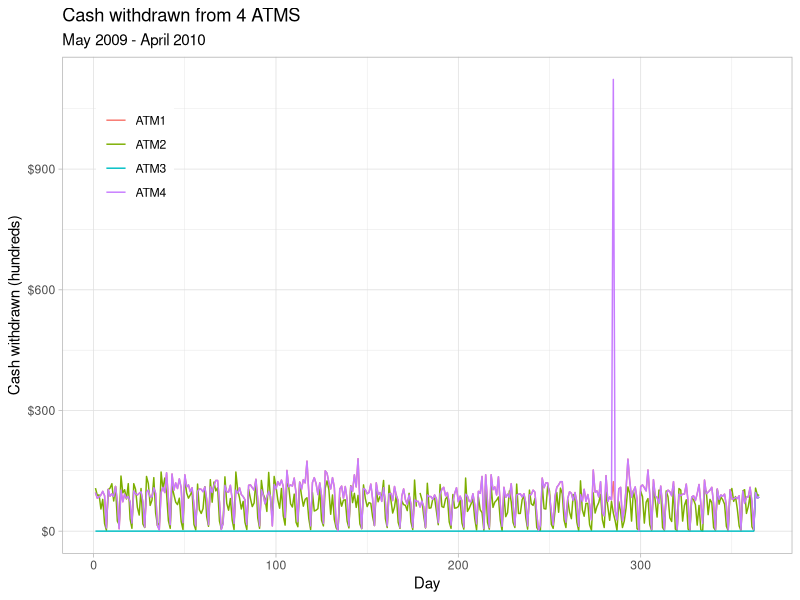
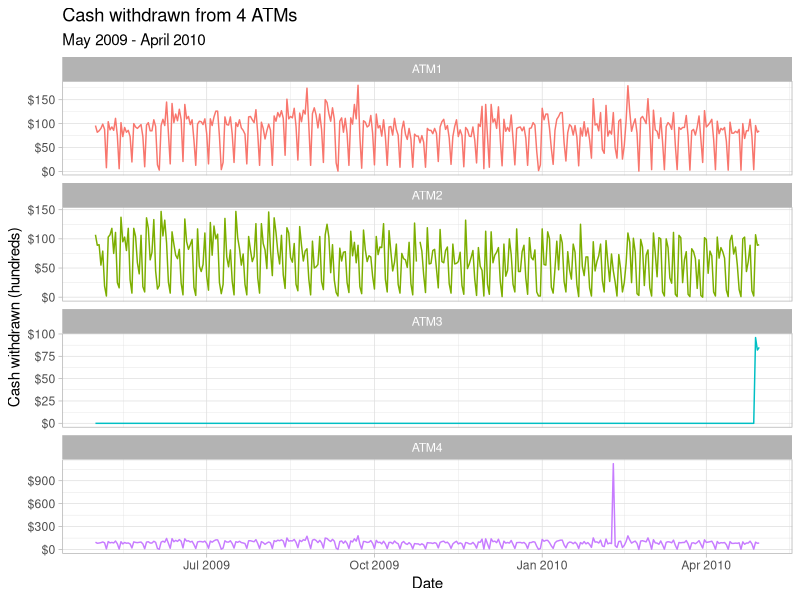
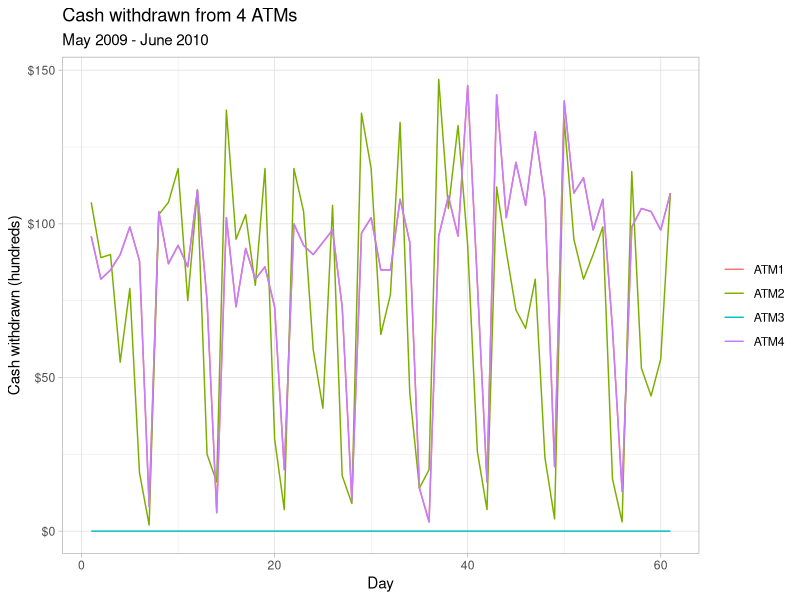
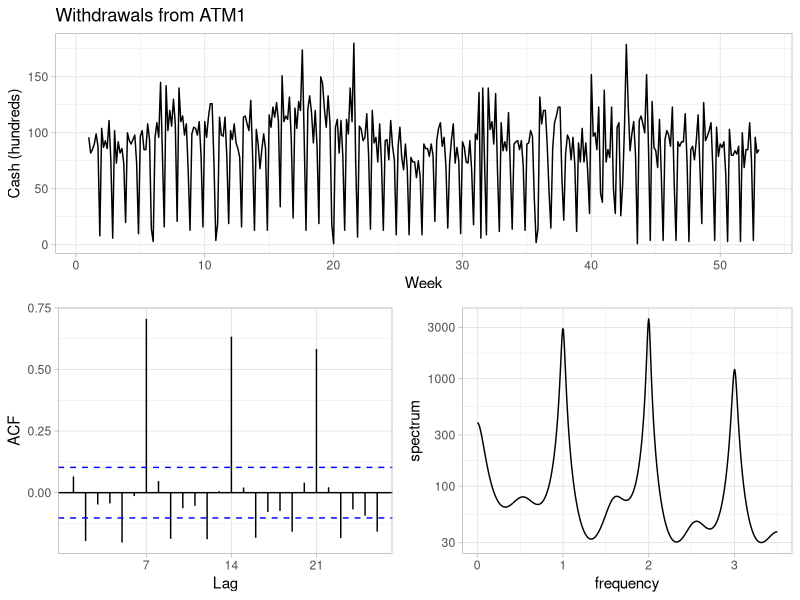
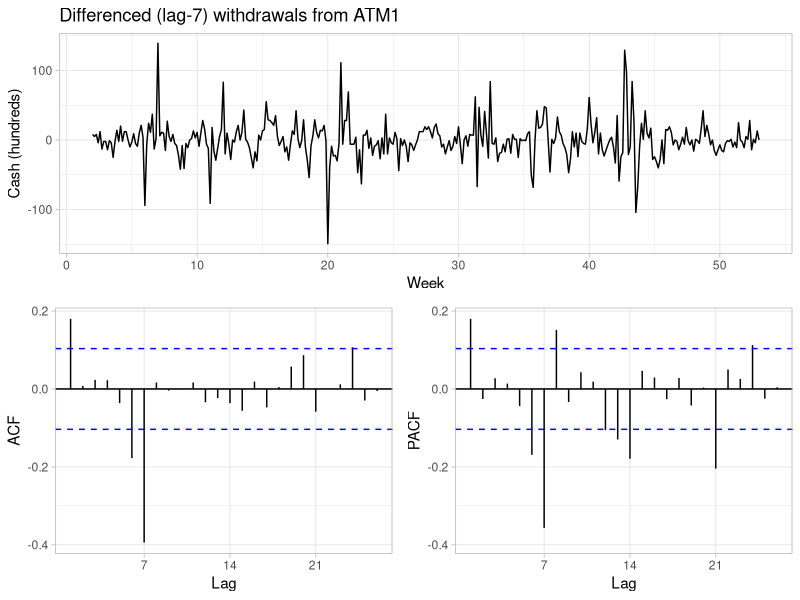
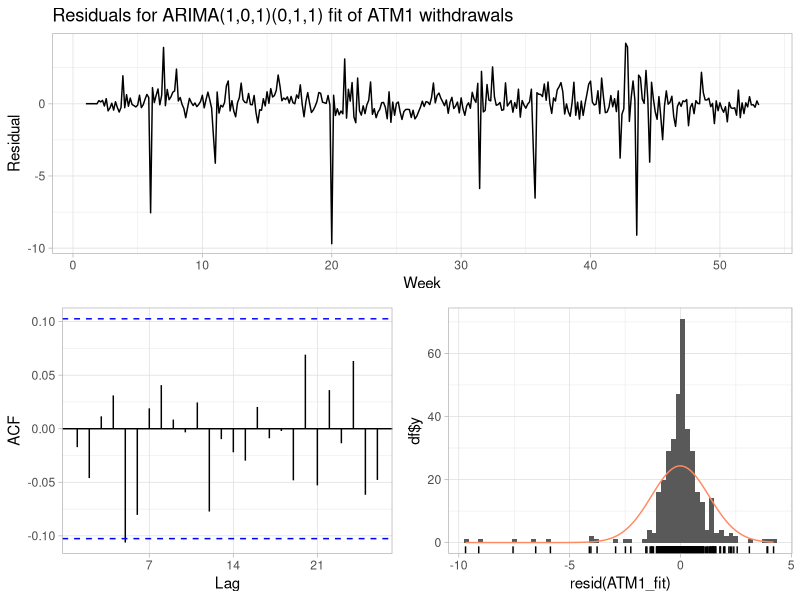
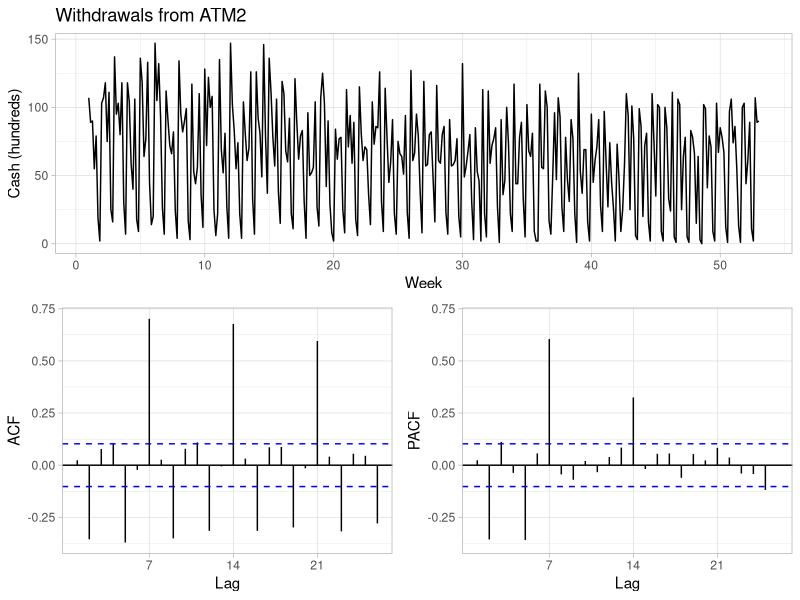
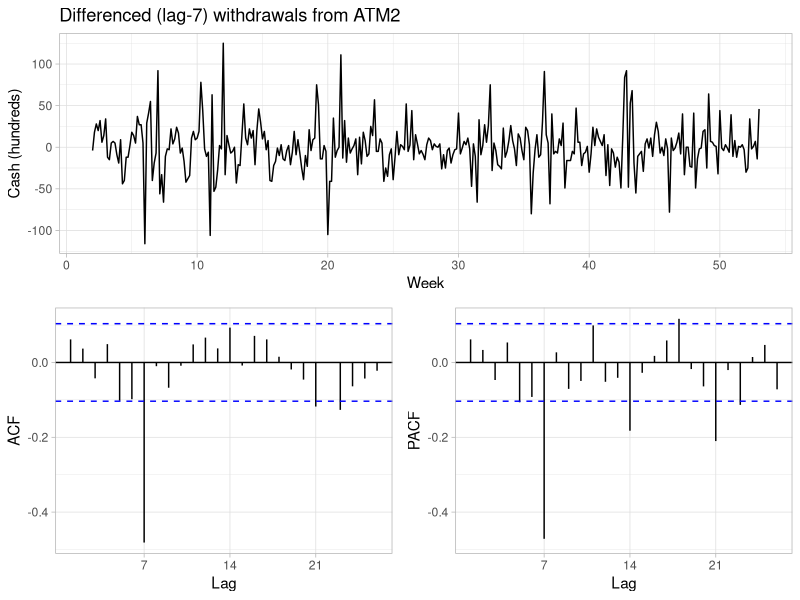

The R source for these figures, in order:
## ---- chunk 1
knitr::opts_chunk$set(echo = TRUE, comment = NA, warning = FALSE, message = FALSE,
                      fig.align = "center")
## ---- chunk 2
library(tidyverse)
library(scales)
theme_set(theme_light())
## ---- chunk 3
# read in data
library(readxl)
ATM_df <- read_excel("data/ATM624Data.xlsx")
# drop missing columns, convert each ATM to column, fix date column
ATM_df <- ATM_df %>%
  drop_na() %>%
  spread(ATM, Cash) %>% 
  mutate(DATE = as.Date(DATE, origin = "1899-12-30")) # in Excel, 1 == 1/1/1900
# convert to timeseries
ATM_ts <- ts(ATM_df %>% select(-DATE))
## ---- chunk 4
library(forecast) # to plot ts objects
autoplot(ATM_ts) +
  labs(title = "Cash withdrawn from 4 ATMS",
       subtitle = "May 2009 - April 2010",
       x = "Day") +
  scale_y_continuous("Cash withdrawn (hundreds)", labels = dollar) +
  scale_color_discrete(NULL) +
  theme(legend.position = c(0.1, 0.8))
## ---- chunk 5
# convert df back to tidy format for faceted plotting
ATM_df %>% gather(ATM, Cash, -DATE) %>% 
  # plot
  ggplot(aes(x = DATE, y = Cash, col = ATM)) +
  geom_line(show.legend = FALSE) +
  facet_wrap(~ ATM, ncol = 1, scales = "free_y") +
  labs(title = "Cash withdrawn from 4 ATMs",
       subtitle = "May 2009 - April 2010",
       x = "Date") +
  scale_y_continuous("Cash withdrawn (hundreds)", labels = dollar)
## ---- chunk 6
# create ts objects for ATM1 & ATM2
ATM1 <- ATM_ts[, "ATM1"]
ATM2 <- ATM_ts[, "ATM2"]
# get last 3 observations of ATM3 & convert to ts
ATM3 <- ATM_ts[(nrow(ATM_ts) - 2):nrow(ATM_ts), "ATM3"]
ATM3 <- ts(ATM3, start = 363)
# create ts object for ATM3 & replace observations of 0 with NA
ATM3 <- ATM_ts[, "ATM3"]
ATM3[which(ATM3 == 0)] <- NA
# create ts object for ATM4 & impute spike with median
ATM4 <- ATM_ts[, "ATM4"]
ATM4[which.max(ATM4)] <- median(ATM4, na.rm = TRUE)
## ---- chunk 7
autoplot(ts(ATM_ts[1:61, ])) +
  labs(title = "Cash withdrawn from 4 ATMs",
       subtitle = "May 2009 - June 2010",
       x = "Day") +
  scale_y_continuous("Cash withdrawn (hundreds)", labels = dollar) +
  scale_color_discrete(NULL)
## ---- chunk 8
ATM1 <- ts(ATM1, frequency = 7)
ATM2 <- ts(ATM2, frequency = 7)
# impute NA value -- decomposition can not be performed on series with NA
ATM2[which(is.na(ATM2))] <- median(ATM2, na.rm = TRUE)
ATM4 <- ts(ATM4, frequency = 7)
## ---- chunk 9
ggtsdisplay(ATM1, points = FALSE, plot.type = "spectrum",
            main = "Withdrawals from ATM1", xlab = "Week", ylab = "Cash (hundreds)")
## ---- chunk 10
ggtsdisplay(diff(ATM1, 7), points = FALSE,
            main = "Differenced (lag-7) withdrawals from ATM1",
            xlab = "Week", ylab = "Cash (hundreds)")
## ---- chunk 11
# get optimal lambda for Box-cox transformation
ATM1_lambda <- BoxCox.lambda(ATM1)
# define function to create models & return AIC values for timeseries
ATM_aic <- function(p, d, q, P, D, Q) {
  # create model with Box-Cox and specified ARIMA parameters; extract AIC
  AIC(Arima(ATM1, order = c(p, d, q), seasonal = c(P, D, Q), lambda = ATM1_lambda))
}
# create possible combinations of p, q, P, Q except all zero
expand.grid(p = 0:1, q = 0:1, P = 0:1, Q = 0:1) %>%
  filter(p > 0 | q > 0 | P > 0 | Q > 0) %>% 
  # calc AIC for models
  mutate(aic = pmap_dbl(list(p, 0, q, P, 1, Q), ATM_aic)) %>% 
  # return best AIC
  slice(which.min(aic))
## ---- chunk 12
ATM1_fit <- Arima(ATM1, order = c(1, 0, 1), seasonal = c(0, 1, 1), lambda = ATM1_lambda)
## ---- chunk 13
Box.test(resid(ATM1_fit), type = "L", fitdf = 3, lag = 7)
ggtsdisplay(resid(ATM1_fit), points = FALSE, plot.type = "histogram",
            main = "Residuals for ARIMA(1,0,1)(0,1,1) fit of ATM1 withdrawals",
            xlab = "Week", ylab = "Residual")
## ---- chunk 14
ggtsdisplay(ATM2, points = FALSE,
            main = "Withdrawals from ATM2", xlab = "Week", ylab = "Cash (hundreds)")
## ---- chunk 15
ggtsdisplay(diff(ATM2, 7), points = FALSE,
            main = "Differenced (lag-7) withdrawals from ATM2",
            xlab = "Week", ylab = "Cash (hundreds)")
## ---- chunk 16
# get optimal lambda for Box-cox transformation
ATM2_lambda <- BoxCox.lambda(ATM2)
# repurpose above function for ATM2
ATM_aic <- function(p, d, q, P, D, Q) {
  # create model with Box-Cox and specified ARIMA parameters; extract AIC
  AIC(Arima(ATM2, order = c(p, d, q), seasonal = c(P, D, Q), lambda = ATM2_lambda))
}
# create possible combinations of p, q, P, Q except all zero
expand.grid(p = c(0, 2, 5), q = c(0, 2, 5), P = 0:1, Q = 0:1) %>%
  filter(p > 0 | q > 0 | P > 0 | Q > 0) %>% 
  # calc AIC for models
  mutate(aic = pmap_dbl(list(p, 0, q, P, 1, Q), ATM_aic)) %>% 
  # return best AIC
  slice(which.min(aic))
## ---- chunk 17
ATM2_fit <- Arima(ATM2, order = c(5, 0, 5), seasonal = c(0, 1, 1), lambda = ATM2_lambda)
## ---- chunk 18
Box.test(resid(ATM2_fit), type = "L", fitdf = 11, lag = 14)
ggtsdisplay(resid(ATM2_fit), points = FALSE, plot.type = "histogram",
            main = "Residuals for ARIMA(5,0,5)(0,1,1) of ATM2 withdrawals",
            xlab = "Week", ylab = "Residual")
## ---- chunk 19
ggtsdisplay(ATM4, points = FALSE,
            main = "Withdrawals from ATM4", xlab = "Week", ylab = "Cash (hundreds)")
## ---- chunk 20
ggtsdisplay(diff(ATM4, 7), points = FALSE,
            main = "Differenced (lag-7) withdrawals from ATM4",
            xlab = "Week", ylab = "Cash (hundreds)")
## ---- chunk 21
# get optimal lambda for Box-cox transformation
ATM4_lambda <- BoxCox.lambda(ATM4)
# repurpose above function for ATM4
ATM_aic <- function(p, d, q, P, D, Q) {
  # create model with Box-Cox and specified ARIMA parameters; extract AIC
  AIC(Arima(ATM4, order = c(p, d, q), seasonal = c(P, D, Q), lambda = ATM4_lambda))
}
# create possible combinations of p, q, P, Q except all zero
expand.grid(p = c(0, 2, 5), q = c(0, 2, 5), P = 0:1, Q = 0:1) %>%
  filter(p > 0 | q > 0 | P > 0 | Q > 0) %>% 
  # calc AIC for models
  mutate(aic = pmap_dbl(list(p, 0, q, P, 1, Q), ATM_aic)) %>% 
  # return best AIC
  slice(which.min(aic))
## ---- chunk 22
ATM4_fit <- Arima(ATM4, order = c(0, 0, 2), seasonal = c(0, 1, 1), lambda = ATM4_lambda)
## ---- chunk 23
Box.test(resid(ATM4_fit), type = "L", fitdf = 3, lag = 7)
ggtsdisplay(resid(ATM4_fit), points = FALSE, plot.type = "histogram",
            main = "Residuals for ARIMA(0,0,2)(0,1,1) of ATM4 withdrawals",
            xlab = "Week", ylab = "Residual")
## ---- chunk 24
ATM1_forecast <- forecast(ATM1_fit, 31, level = 95)
ATM2_forecast <- forecast(ATM2_fit, 31, level = 95)
ATM3_forecast <- meanf(ATM3, 31, level = 95)
ATM4_forecast <- forecast(ATM4_fit, 31, level = 95)
## ---- chunk 25
gridExtra::grid.arrange(
  autoplot(ATM1_forecast) + 
    labs(title = "ATM1: ARIMA(1,0,1)(0,1,1)", x = "Week", y = NULL) +
    theme(legend.position = "none"),
  autoplot(ATM2_forecast) + 
    labs(title = "ATM2: ARIMA(5,0,5)(0,1,1)", x = "Week", y = NULL) +
    theme(legend.position = "none"),
  autoplot(ATM3_forecast) + 
    labs(title = "ATM3: mean", x = "Day", y = NULL) +
    theme(legend.position = "none"),
  autoplot(ATM4_forecast) + 
    labs(title = "ATM4: ARIMA(0,0,2)(0,1,1)", x = "Week", y = NULL) +
    theme(legend.position = "none"),
  top = grid::textGrob("Forecasted ATM withdrawals (in hundreds of dollars) for May 2010\n")
)
## ---- chunk 26
data_frame(DATE = rep(max(ATM_df$DATE) + 1:31, 4),
           ATM = rep(names(ATM_df)[-1], each = 31),
           Cash = c(ATM1_forecast$mean, ATM2_forecast$mean,
                    ATM3_forecast$mean, ATM4_forecast$mean)) %>% 
  write_csv("project1_ATM.csv")
## ---- chunk 27
kWh <- read_excel("data/ResidentialCustomerForecastLoad-624.xlsx")
kWh <- ts(kWh[, "KWH"], start = c(1998, 1), frequency = 12)
## ---- chunk 28
autoplot(kWh) +
  labs(title = "Monthly residential power usage",
       subtitle = "January 1998 - December 2013")
## ---- chunk 29
# get Box-cox paramter
kWh_lambda <- BoxCox.lambda(kWh)
kWh_trans <- BoxCox(kWh, kWh_lambda)
## ---- chunk 30
ggtsdisplay(diff(kWh_trans, 12), points = FALSE,
            main = "Differenced (lag-12) Box-Cox transformed residential power usage")
## ---- chunk 31
# redefine function
kWh_aic <- function(p, q, P, Q) {
  # create model with Box-Cox and specified ARIMA parameters; extract AIC
  AIC(Arima(kWh, order = c(p, 0, q), seasonal = c(P, 1, Q), lambda = kWh_lambda))
}
# create possible combinations except all zero & p = q = 4; P = Q = 1 (returns error)
expand.grid(p = c(0, 1, 4), q = c(0, 1, 4), P = 0:1, Q = 0:1) %>%
  filter(p > 0 | q > 0 | P > 0 | Q > 0, p < 4 | q < 4 | P < 1 | Q < 1) %>%
  # calc AIC for models
  mutate(aic = pmap_dbl(list(p, q, P, Q), kWh_aic)) %>% 
  # return best AIC
  slice(which.min(aic))
## ---- chunk 32
kWh_fit <- Arima(kWh, order = c(1, 0, 0), seasonal = c(0, 1, 1), lambda = kWh_lambda)
## ---- chunk 33
Box.test(resid(kWh_fit), type = "L", fitdf = 3, lag = 12)
ggtsdisplay(resid(kWh_fit), points = FALSE,
            main = "Residuals for ARIMA(1,0,0)(0,1,1) of residential power usage")
## ---- chunk 34
expand.grid(p = c(1, 3), q = c(1, 3)) %>%
  mutate(aic = pmap_dbl(list(p, q, 0, 1), kWh_aic))
## ---- chunk 35
ggtsdisplay(resid(kWh_fit), points = FALSE, plot.type = "histogram",
            main = "Residuals for ARIMA(1,0,0)(0,1,1) of residential power usage")
## ---- chunk 36
kWh_forecast <- forecast(kWh_fit, 12, level = 95)
autoplot(kWh_forecast) + 
    labs(title = "Forecasted residential enery use for 2014",
         subtitle = "Using ARIMA(1,0,0)(0,1,1) model", x = "Month", y = "kWh") +
    theme(legend.position = "none")
## ---- chunk 37
data_frame(`YYYY-MMM` = paste0(2014, "-", month.abb),
           KWH = kWh_forecast$mean) %>% 
  write_csv("project1_kWh.csv")
